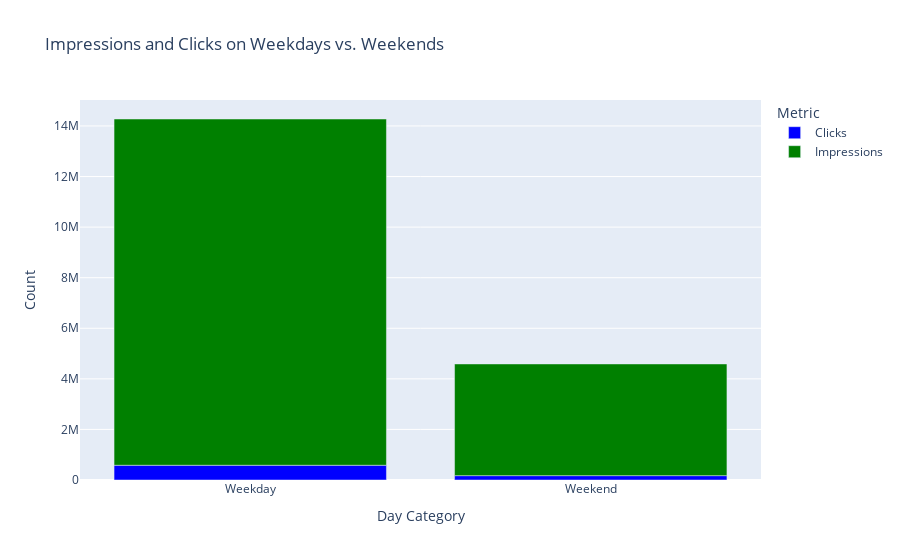

Write notebook code for a chart like this one.
### Code cell
# Impressions and clicks on weekdays and weekends comparision

# Group the data by 'DayCategory' and calculate the sum of Clicks and Impressions for each category
grouped_df = df.groupby('DayCategory')[['Clicks', 'Impressions']].sum().reset_index()

# Create a grouped bar chart to visualize Clicks and Impressions on weekdays vs. weekends
fig = px.bar(grouped_df, x='DayCategory', y=['Clicks', 'Impressions'],
             title='Impressions and Clicks on Weekdays vs. Weekends',
             labels={'value': 'Count', 'variable': 'Metric'},
             color_discrete_sequence=['blue', 'green'])

# Customize the layout
fig.update_layout(yaxis_title='Count')
fig.update_xaxes(title_text='Day Category')

# Show the plot
fig.show()

### Figure 1 — Plotly figure (JSON) as saved in the notebook; plotly's stock layout.template omitted (floating-point values rounded to 4 significant figures)
{"data": [{"alignmentgroup": "True", "hovertemplate": "Metric=Clicks<br>DayCategory=%{x}<br>Count=%{y}<extra></extra>", "legendgroup": "Clicks", "marker": {"color": "blue", "pattern": {"shape": ""}}, "name": "Clicks", "offsetgroup": "Clicks", "orientation": "v", "showlegend": true, "textposition": "auto", "type": "bar", "x": ["Weekday", "Weekend"], "xaxis": "x", "y": [583303, 172383], "yaxis": "y"}, {"alignmentgroup": "True", "hovertemplate": "Metric=Impressions<br>DayCategory=%{x}<br>Count=%{y}<extra></extra>", "legendgroup": "Impressions", "marker": {"color": "green", "pattern": {"shape": ""}}, "name": "Impressions", "offsetgroup": "Impressions", "orientation": "v", "showlegend": true, "textposition": "auto", "type": "bar", "x": ["Weekday", "Weekend"], "xaxis": "x", "y": [13692003, 4416639], "yaxis": "y"}], "layout": {"barmode": "relative", "legend": {"title": {"text": "Metric"}, "tracegroupgap": 0}, "title": {"text": "Impressions and Clicks on Weekdays vs. Weekends"}, "xaxis": {"anchor": "y", "domain": [0, 1], "title": {"text": "Day Category"}}, "yaxis": {"anchor": "x", "domain": [0, 1], "title": {"text": "Count"}}}}
